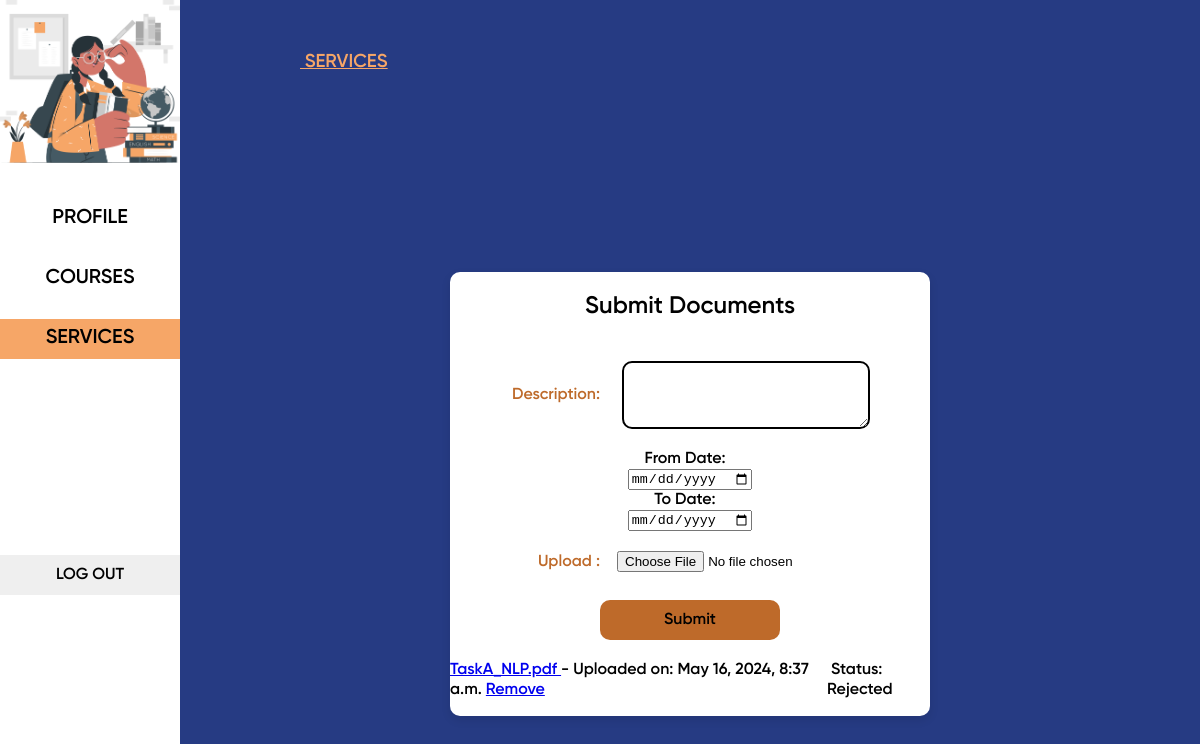
The app's page /student_document_submission/ (signed in), older data.
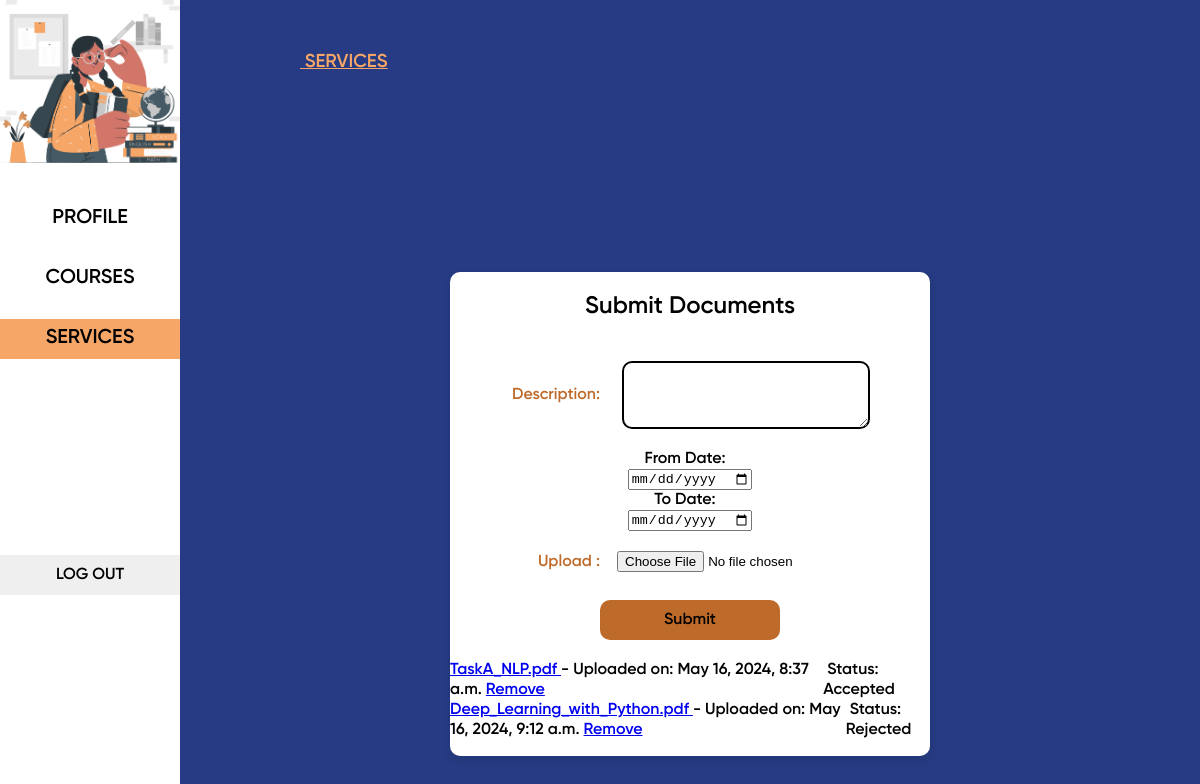
The same page, newer data.
### dashboard/models.py (models this page shows, shortened)
class SubmittedDocument(models.Model):
    student = models.ForeignKey(CustomUser, on_delete=models.CASCADE, related_name="documents")
    description = models.TextField()
    document = models.FileField(upload_to='student_documents/')
    submitted_at = models.DateTimeField(auto_now_add=True)
    from_date = models.DateTimeField(blank=False)
    to_date = models.DateTimeField(blank=False)
    ACCEPTED_CHOICES = [
        (0, 'Not Checked'),
        (1, 'Accepted'),
        (2, 'Rejected')
    ]
    accepted = models.IntegerField(default=0, choices=ACCEPTED_CHOICES)

### dashboard/views.py (the view)
# urls.py: path('student_document_submission/',views.student_document_submission, name='student_document_submission'),
@login_required
def student_document_submission(request):
    student_courses = []
    specific_course_ids_of_a_student = students_courses.objects.filter(student_id=request.user.student.id).values_list('specific_course_id', flat=True)
    unique = []
    for id_specific_course in specific_course_ids_of_a_student:
        course_of_student = specific_course.objects.filter(specific_course_id=id_specific_course).first()
        cours = course.objects.get(course_code=course_of_student.course_code)
        group = str(course_of_student.group)
        if course_of_student.is_lecture:
            group += 'N'
        else:
            group += 'P'
        student_course = {
                'specific_course_id': course_of_student.specific_course_id,
                'course_code': cours.course_code,
                'course_name': cours.course_name,
                'group': group,
            }
        repr = str(cours.course_code) + str(cours.course_name) + group
        if repr not in unique:
            student_courses.append(student_course)
            unique.append(repr)
    documents = SubmittedDocument.objects.filter(student_id=request.user.student.id)
    context = {'status1':"",'status2':"",'status3':"active",'student_courses': student_courses, "documents": documents}
    if request.method == 'POST':
        form = DocumentSubmissionForm(request.POST, request.FILES)
        if form.is_valid():
            new_document = SubmittedDocument()
            new_document.student = request.user
            new_document.description = form.cleaned_data['description']
            new_document.document = form.cleaned_data['document']
            new_document.from_date = request.POST.get('from_date')
            new_document.to_date = request.POST.get('to_date')
            new_document.save()
            context['success']= 'Your document has been received!'
            print('received')
            context['form']=form
            return render(request, 'dashboard/document_submission_student.html',context)  # Redirect to success page after handling
        else:
            context['error']="Your document submission process had some issues Note: ONLY .pdf files please  !"
            context['form']=form
    else:
        context['form'] = DocumentSubmissionForm()
    return render(request, 'dashboard/document_submission_student.html', context)

### dashboard/forms.py
class DocumentSubmissionForm(forms.Form):
    description = forms.CharField(widget=forms.Textarea(attrs={'rows': 4}), required=True)
    document = forms.FileField(required=True,validators=[validate_file_extension])

### dashboard/templates/dashboard/document_submission_student.html (shortened to what this page needs)
{% extends "dashboard/student_base.html" %}
{% block content %}
<div class="document_submission">
    <div class="hirarchi">
        <h3 onclick="window.location.href='{% url 'dashboard:student_document_submission'%}'" >&nbsp;SERVICES</h3>
    </div>
    <div class="form_container">
        <form class="file_submission_form" method="post" enctype="multipart/form-data">
            <h2>Submit Documents</h2>
            <div class="form-group">
                <label for="description">Description:</label>
                <textarea name="description" id="description" class="form-control" rows="4" required></textarea>
            </div>
            <label for="from_date" style="display: inline-block; margin-right: 10px;">From Date:</label>
             <input type="date" name="from_date" id="from_date" style="display: inline-block;">
            <label for="to_date" style="display: inline-block; margin-right: 10px;">To Date:</label>
            <input type="date" name="to_date" id="to_date"  style="display: inline-block;">
            <div class="form-group">
                <label for="document">Upload :</label>
                <input type="file" name="document" id="document" class="form-control-file" required>
            </div>
            <button type="submit" class="submit_document_button">Submit</button>
            <br>
            {% for doc in documents %}
            <li style="display: flex;text-align: left;">
                <div>
                    <a href="{% url 'dashboard:download_document' doc.id %}">
                    {{ doc.document.name|cut:"student_documents/" }}
                    </a> - Uploaded on: {{ doc.submitted_at }}
                    <a href="{% url 'dashboard:remove_document' doc.id %}">Remove</a>
                </div>
                <div>
                    &nbsp;Status:
                    {% if doc.accepted == 0 %}
                        Not Checked
                    {% elif doc.accepted == 1 %}
                        Accepted
                    {% else %}
                        Rejected
                    {% endif %}
                </div>
            </li>
            {% endfor %}
        </form>
    </div>
</div>
{% endblock content %}

Row changes from the older to the newer data that the page shows:
changed SubmittedDocument "TaskA_NLP.pdf": accepted "Rejected" → "Accepted"
added SubmittedDocument: document.name "Deep_Learning_with_Python.pdf", submitted_at "May 16, 2024, 9:12 a.m.", accepted "Rejected"
